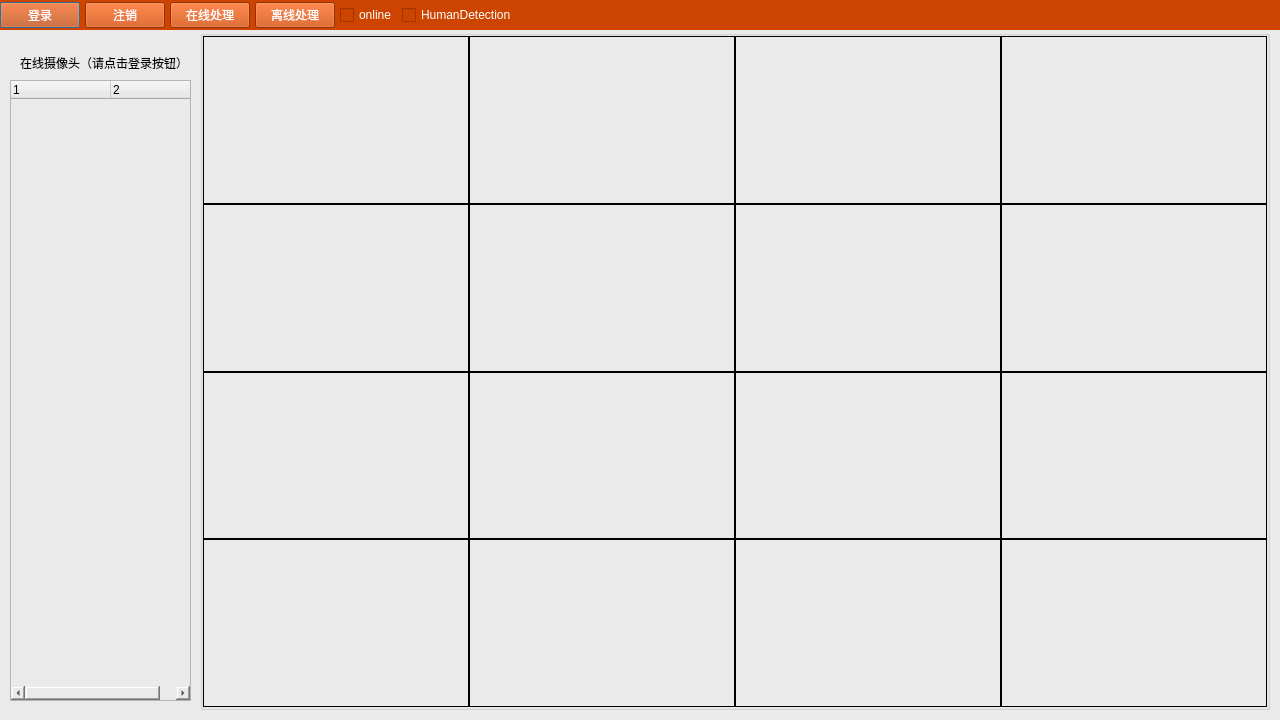
<?xml version="1.0" encoding="UTF-8"?>
<ui version="4.0">
 <class>VisionAlgMain</class>
 <widget class="QDialog" name="VisionAlgMain">
  <property name="geometry">
   <rect>
    <x>0</x>
    <y>0</y>
    <width>1280</width>
    <height>720</height>
   </rect>
  </property>
  <property name="sizePolicy">
   <sizepolicy hsizetype="Preferred" vsizetype="Preferred">
    <horstretch>0</horstretch>
    <verstretch>0</verstretch>
   </sizepolicy>
  </property>
  <property name="minimumSize">
   <size>
    <width>1280</width>
    <height>720</height>
   </size>
  </property>
  <property name="maximumSize">
   <size>
    <width>9999</width>
    <height>9999</height>
   </size>
  </property>
  <property name="windowTitle">
   <string>计算机视觉算法展示平台</string>
  </property>
  <property name="autoFillBackground">
   <bool>false</bool>
  </property>
  <property name="styleSheet">
   <string notr="true">background-color: rgb(85, 85, 255)</string>
  </property>
  <layout class="QHBoxLayout" name="horizontalLayout_2">
   <property name="spacing">
    <number>0</number>
   </property>
   <property name="leftMargin">
    <number>0</number>
   </property>
   <property name="topMargin">
    <number>0</number>
   </property>
   <property name="rightMargin">
    <number>0</number>
   </property>
   <property name="bottomMargin">
    <number>0</number>
   </property>
   <item>
    <widget class="QWidget" name="widget_show" native="true">
     <property name="sizePolicy">
      <sizepolicy hsizetype="Preferred" vsizetype="Preferred">
       <horstretch>0</horstretch>
       <verstretch>0</verstretch>
      </sizepolicy>
     </property>
     <property name="minimumSize">
      <size>
       <width>1216</width>
       <height>720</height>
      </size>
     </property>
     <property name="maximumSize">
      <size>
       <width>9999</width>
       <height>9999</height>
      </size>
     </property>
     <property name="styleSheet">
      <string notr="true">background-color:#EAEAEA;</string>
     </property>
     <layout class="QVBoxLayout" name="verticalLayout_3">
      <property name="spacing">
       <number>0</number>
      </property>
      <property name="leftMargin">
       <number>0</number>
      </property>
      <property name="topMargin">
       <number>0</number>
      </property>
      <property name="rightMargin">
       <number>0</number>
      </property>
      <property name="bottomMargin">
       <number>0</number>
      </property>
      <item>
       <widget class="QWidget" name="widget_alg" native="true">
        <property name="sizePolicy">
         <sizepolicy hsizetype="Preferred" vsizetype="Fixed">
          <horstretch>0</horstretch>
          <verstretch>0</verstretch>
         </sizepolicy>
        </property>
        <property name="minimumSize">
         <size>
          <width>1216</width>
          <height>30</height>
         </size>
        </property>
        <property name="maximumSize">
         <size>
          <width>9999</width>
          <height>30</height>
         </size>
        </property>
        <property name="styleSheet">
         <string notr="true">background-color:rgb(204, 68, 0);color:white;</string>
        </property>
        <layout class="QHBoxLayout" name="horizontalLayout_3">
         <property name="spacing">
          <number>5</number>
         </property>
         <property name="leftMargin">
          <number>0</number>
         </property>
         <property name="topMargin">
          <number>0</number>
         </property>
         <property name="rightMargin">
          <number>0</number>
         </property>
         <property name="bottomMargin">
          <number>0</number>
         </property>
         <item>
          <widget class="QPushButton" name="btn_login">
           <property name="styleSheet">
            <string notr="true">color:white</string>
           </property>
           <property name="text">
            <string>登录</string>
           </property>
          </widget>
         </item>
         <item>
          <widget class="QPushButton" name="btn_logout">
           <property name="styleSheet">
            <string notr="true">color:white</string>
           </property>
           <property name="text">
            <string>注销</string>
           </property>
          </widget>
         </item>
         <item>
          <widget class="QPushButton" name="btn_online">
           <property name="styleSheet">
            <string notr="true">color:white</string>
           </property>
           <property name="text">
            <string>在线处理</string>
           </property>
          </widget>
         </item>
         <item>
          <widget class="QPushButton" name="btn_offline">
           <property name="styleSheet">
            <string notr="true">color:white</string>
           </property>
           <property name="text">
            <string>离线处理</string>
           </property>
          </widget>
         </item>
         <item>
          <widget class="QCheckBox" name="checkBox_online">
           <property name="text">
            <string>online</string>
           </property>
          </widget>
         </item>
         <item>
          <widget class="QCheckBox" name="checkBox_HumanDetection">
           <property name="text">
            <string>HumanDetection</string>
           </property>
          </widget>
         </item>
         <item>
          <widget class="QLabel" name="label_HCNetSDK">
           <property name="sizePolicy">
            <sizepolicy hsizetype="Expanding" vsizetype="Fixed">
             <horstretch>0</horstretch>
             <verstretch>0</verstretch>
            </sizepolicy>
           </property>
           <property name="styleSheet">
            <string notr="true">color:white;</string>
           </property>
           <property name="text">
            <string/>
           </property>
          </widget>
         </item>
        </layout>
       </widget>
      </item>
      <item>
       <widget class="QWidget" name="widget_main" native="true">
        <property name="sizePolicy">
         <sizepolicy hsizetype="Preferred" vsizetype="Preferred">
          <horstretch>0</horstretch>
          <verstretch>0</verstretch>
         </sizepolicy>
        </property>
        <property name="minimumSize">
         <size>
          <width>1200</width>
          <height>640</height>
         </size>
        </property>
        <property name="maximumSize">
         <size>
          <width>9999</width>
          <height>9999</height>
         </size>
        </property>
        <property name="styleSheet">
         <string notr="true">font:9pt &quot;微软雅黑&quot;;</string>
        </property>
        <layout class="QHBoxLayout" name="horizontalLayout">
         <property name="spacing">
          <number>0</number>
         </property>
         <property name="leftMargin">
          <number>0</number>
         </property>
         <property name="topMargin">
          <number>0</number>
         </property>
         <property name="rightMargin">
          <number>10</number>
         </property>
         <property name="bottomMargin">
          <number>10</number>
         </property>
         <item>
          <widget class="QWidget" name="widget_camera" native="true">
           <property name="sizePolicy">
            <sizepolicy hsizetype="Fixed" vsizetype="Preferred">
             <horstretch>0</horstretch>
             <verstretch>0</verstretch>
            </sizepolicy>
           </property>
           <property name="minimumSize">
            <size>
             <width>200</width>
             <height>600</height>
            </size>
           </property>
           <property name="maximumSize">
            <size>
             <width>200</width>
             <height>700</height>
            </size>
           </property>
           <widget class="QLabel" name="labMessage">
            <property name="geometry">
             <rect>
              <x>9</x>
              <y>653</y>
              <width>16</width>
              <height>18</height>
             </rect>
            </property>
            <property name="text">
             <string/>
            </property>
           </widget>
           <widget class="QLabel" name="label">
            <property name="geometry">
             <rect>
              <x>20</x>
              <y>20</y>
              <width>168</width>
              <height>26</height>
             </rect>
            </property>
            <property name="styleSheet">
             <string notr="true">color:black</string>
            </property>
            <property name="text">
             <string>在线摄像头（请点击登录按钮）</string>
            </property>
           </widget>
           <widget class="QTreeWidget" name="DVRsets_treeView">
            <property name="geometry">
             <rect>
              <x>10</x>
              <y>50</y>
              <width>181</width>
              <height>621</height>
             </rect>
            </property>
            <property name="columnCount">
             <number>2</number>
            </property>
            <column>
             <property name="text">
              <string notr="true">1</string>
             </property>
            </column>
            <column>
             <property name="text">
              <string notr="true">2</string>
             </property>
            </column>
           </widget>
          </widget>
         </item>
         <item>
          <widget class="QGroupBox" name="gBoxMain">
           <property name="minimumSize">
            <size>
             <width>960</width>
             <height>600</height>
            </size>
           </property>
           <property name="maximumSize">
            <size>
             <width>9999</width>
             <height>9999</height>
            </size>
           </property>
           <property name="styleSheet">
            <string notr="true"/>
           </property>
           <property name="title">
            <string/>
           </property>
           <layout class="QVBoxLayout" name="verticalLayout_4">
            <property name="spacing">
             <number>0</number>
            </property>
            <property name="leftMargin">
             <number>0</number>
            </property>
            <property name="topMargin">
             <number>0</number>
            </property>
            <property name="rightMargin">
             <number>0</number>
            </property>
            <property name="bottomMargin">
             <number>0</number>
            </property>
            <item>
             <layout class="QHBoxLayout" name="lay1">
              <property name="spacing">
               <number>0</number>
              </property>
              <item>
               <widget class="QLabel" name="labVideo1">
                <property name="sizePolicy">
                 <sizepolicy hsizetype="Preferred" vsizetype="Expanding">
                  <horstretch>0</horstretch>
                  <verstretch>0</verstretch>
                 </sizepolicy>
                </property>
                <property name="focusPolicy">
                 <enum>Qt::StrongFocus</enum>
                </property>
                <property name="styleSheet">
                 <string notr="true">color:black</string>
                </property>
                <property name="frameShape">
                 <enum>QFrame::Panel</enum>
                </property>
                <property name="text">
                 <string/>
                </property>
                <property name="alignment">
                 <set>Qt::AlignCenter</set>
                </property>
               </widget>
              </item>
              <item>
               <widget class="QLabel" name="labVideo2">
                <property name="sizePolicy">
                 <sizepolicy hsizetype="Preferred" vsizetype="Expanding">
                  <horstretch>0</horstretch>
                  <verstretch>0</verstretch>
                 </sizepolicy>
                </property>
                <property name="focusPolicy">
                 <enum>Qt::StrongFocus</enum>
                </property>
                <property name="styleSheet">
                 <string notr="true">color:black</string>
                </property>
                <property name="frameShape">
                 <enum>QFrame::Panel</enum>
                </property>
                <property name="text">
                 <string/>
                </property>
                <property name="alignment">
                 <set>Qt::AlignCenter</set>
                </property>
               </widget>
              </item>
              <item>
               <widget class="QLabel" name="labVideo3">
                <property name="sizePolicy">
                 <sizepolicy hsizetype="Preferred" vsizetype="Expanding">
                  <horstretch>0</horstretch>
                  <verstretch>0</verstretch>
                 </sizepolicy>
                </property>
                <property name="focusPolicy">
                 <enum>Qt::StrongFocus</enum>
                </property>
                <property name="styleSheet">
                 <string notr="true">color:black</string>
                </property>
                <property name="frameShape">
                 <enum>QFrame::Panel</enum>
                </property>
                <property name="text">
                 <string/>
                </property>
                <property name="alignment">
                 <set>Qt::AlignCenter</set>
                </property>
               </widget>
              </item>
              <item>
               <widget class="QLabel" name="labVideo4">
                <property name="sizePolicy">
                 <sizepolicy hsizetype="Preferred" vsizetype="Expanding">
                  <horstretch>0</horstretch>
                  <verstretch>0</verstretch>
                 </sizepolicy>
                </property>
                <property name="focusPolicy">
                 <enum>Qt::StrongFocus</enum>
                </property>
                <property name="styleSheet">
                 <string notr="true">color:black</string>
                </property>
                <property name="frameShape">
                 <enum>QFrame::Panel</enum>
                </property>
                <property name="text">
                 <string/>
                </property>
                <property name="alignment">
                 <set>Qt::AlignCenter</set>
                </property>
               </widget>
              </item>
             </layout>
            </item>
            <item>
             <layout class="QHBoxLayout" name="lay2">
              <property name="spacing">
               <number>0</number>
              </property>
              <item>
               <widget class="QLabel" name="labVideo5">
                <property name="sizePolicy">
                 <sizepolicy hsizetype="Preferred" vsizetype="Expanding">
                  <horstretch>0</horstretch>
                  <verstretch>0</verstretch>
                 </sizepolicy>
                </property>
                <property name="focusPolicy">
                 <enum>Qt::StrongFocus</enum>
                </property>
                <property name="styleSheet">
                 <string notr="true">color:black</string>
                </property>
                <property name="frameShape">
                 <enum>QFrame::Panel</enum>
                </property>
                <property name="text">
                 <string/>
                </property>
                <property name="alignment">
                 <set>Qt::AlignCenter</set>
                </property>
               </widget>
              </item>
              <item>
               <widget class="QLabel" name="labVideo6">
                <property name="sizePolicy">
                 <sizepolicy hsizetype="Preferred" vsizetype="Expanding">
                  <horstretch>0</horstretch>
                  <verstretch>0</verstretch>
                 </sizepolicy>
                </property>
                <property name="focusPolicy">
                 <enum>Qt::StrongFocus</enum>
                </property>
                <property name="styleSheet">
                 <string notr="true">color:black</string>
                </property>
                <property name="frameShape">
                 <enum>QFrame::Panel</enum>
                </property>
                <property name="text">
                 <string/>
                </property>
                <property name="alignment">
                 <set>Qt::AlignCenter</set>
                </property>
               </widget>
              </item>
              <item>
               <widget class="QLabel" name="labVideo7">
                <property name="sizePolicy">
                 <sizepolicy hsizetype="Preferred" vsizetype="Expanding">
                  <horstretch>0</horstretch>
                  <verstretch>0</verstretch>
                 </sizepolicy>
                </property>
                <property name="focusPolicy">
                 <enum>Qt::StrongFocus</enum>
                </property>
                <property name="styleSheet">
                 <string notr="true">color:black</string>
                </property>
                <property name="frameShape">
                 <enum>QFrame::Panel</enum>
                </property>
                <property name="text">
                 <string/>
                </property>
                <property name="alignment">
                 <set>Qt::AlignCenter</set>
                </property>
               </widget>
              </item>
              <item>
               <widget class="QLabel" name="labVideo8">
                <property name="sizePolicy">
                 <sizepolicy hsizetype="Preferred" vsizetype="Expanding">
                  <horstretch>0</horstretch>
                  <verstretch>0</verstretch>
                 </sizepolicy>
                </property>
                <property name="focusPolicy">
                 <enum>Qt::StrongFocus</enum>
                </property>
                <property name="styleSheet">
                 <string notr="true">color:black</string>
                </property>
                <property name="frameShape">
                 <enum>QFrame::Panel</enum>
                </property>
                <property name="text">
                 <string/>
                </property>
                <property name="alignment">
                 <set>Qt::AlignCenter</set>
                </property>
               </widget>
              </item>
             </layout>
            </item>
            <item>
             <layout class="QHBoxLayout" name="lay3">
              <property name="spacing">
               <number>0</number>
              </property>
              <item>
               <widget class="QLabel" name="labVideo9">
                <property name="sizePolicy">
                 <sizepolicy hsizetype="Preferred" vsizetype="Expanding">
                  <horstretch>0</horstretch>
                  <verstretch>0</verstretch>
                 </sizepolicy>
                </property>
                <property name="focusPolicy">
                 <enum>Qt::StrongFocus</enum>
                </property>
                <property name="styleSheet">
                 <string notr="true">color:black</string>
                </property>
                <property name="frameShape">
                 <enum>QFrame::Panel</enum>
                </property>
                <property name="text">
                 <string/>
                </property>
                <property name="alignment">
                 <set>Qt::AlignCenter</set>
                </property>
               </widget>
              </item>
              <item>
               <widget class="QLabel" name="labVideo10">
                <property name="sizePolicy">
                 <sizepolicy hsizetype="Preferred" vsizetype="Expanding">
                  <horstretch>0</horstretch>
                  <verstretch>0</verstretch>
                 </sizepolicy>
                </property>
                <property name="focusPolicy">
                 <enum>Qt::StrongFocus</enum>
                </property>
                <property name="styleSheet">
                 <string notr="true">color:black</string>
                </property>
                <property name="frameShape">
                 <enum>QFrame::Panel</enum>
                </property>
                <property name="text">
                 <string/>
                </property>
                <property name="alignment">
                 <set>Qt::AlignCenter</set>
                </property>
               </widget>
              </item>
              <item>
               <widget class="QLabel" name="labVideo11">
                <property name="sizePolicy">
                 <sizepolicy hsizetype="Preferred" vsizetype="Expanding">
                  <horstretch>0</horstretch>
                  <verstretch>0</verstretch>
                 </sizepolicy>
                </property>
                <property name="focusPolicy">
                 <enum>Qt::StrongFocus</enum>
                </property>
                <property name="styleSheet">
                 <string notr="true">color:black</string>
                </property>
                <property name="frameShape">
                 <enum>QFrame::Panel</enum>
                </property>
                <property name="text">
                 <string/>
                </property>
                <property name="alignment">
                 <set>Qt::AlignCenter</set>
                </property>
               </widget>
              </item>
              <item>
               <widget class="QLabel" name="labVideo12">
                <property name="sizePolicy">
                 <sizepolicy hsizetype="Preferred" vsizetype="Ignored">
                  <horstretch>0</horstretch>
                  <verstretch>0</verstretch>
                 </sizepolicy>
                </property>
                <property name="focusPolicy">
                 <enum>Qt::StrongFocus</enum>
                </property>
                <property name="styleSheet">
                 <string notr="true">color:black</string>
                </property>
                <property name="frameShape">
                 <enum>QFrame::Panel</enum>
                </property>
                <property name="text">
                 <string/>
                </property>
                <property name="alignment">
                 <set>Qt::AlignCenter</set>
                </property>
               </widget>
              </item>
             </layout>
            </item>
            <item>
             <layout class="QHBoxLayout" name="lay4">
              <property name="spacing">
               <number>0</number>
              </property>
              <item>
               <widget class="QLabel" name="labVideo13">
                <property name="sizePolicy">
                 <sizepolicy hsizetype="Preferred" vsizetype="Expanding">
                  <horstretch>0</horstretch>
                  <verstretch>0</verstretch>
                 </sizepolicy>
                </property>
                <property name="focusPolicy">
                 <enum>Qt::StrongFocus</enum>
                </property>
                <property name="styleSheet">
                 <string notr="true">color:black</string>
                </property>
                <property name="frameShape">
                 <enum>QFrame::Panel</enum>
                </property>
                <property name="text">
                 <string/>
                </property>
                <property name="alignment">
                 <set>Qt::AlignCenter</set>
                </property>
               </widget>
              </item>
              <item>
               <widget class="QLabel" name="labVideo14">
                <property name="sizePolicy">
                 <sizepolicy hsizetype="Preferred" vsizetype="Expanding">
                  <horstretch>0</horstretch>
                  <verstretch>0</verstretch>
                 </sizepolicy>
                </property>
                <property name="focusPolicy">
                 <enum>Qt::StrongFocus</enum>
                </property>
                <property name="styleSheet">
                 <string notr="true">color:black</string>
                </property>
                <property name="frameShape">
                 <enum>QFrame::Panel</enum>
                </property>
                <property name="text">
                 <string/>
                </property>
                <property name="alignment">
                 <set>Qt::AlignCenter</set>
                </property>
               </widget>
              </item>
              <item>
               <widget class="QLabel" name="labVideo15">
                <property name="sizePolicy">
                 <sizepolicy hsizetype="Preferred" vsizetype="Expanding">
                  <horstretch>0</horstretch>
                  <verstretch>0</verstretch>
                 </sizepolicy>
                </property>
                <property name="focusPolicy">
                 <enum>Qt::StrongFocus</enum>
                </property>
                <property name="styleSheet">
                 <string notr="true">color:black</string>
                </property>
                <property name="frameShape">
                 <enum>QFrame::Panel</enum>
                </property>
                <property name="text">
                 <string/>
                </property>
                <property name="alignment">
                 <set>Qt::AlignCenter</set>
                </property>
               </widget>
              </item>
              <item>
               <widget class="QLabel" name="labVideo16">
                <property name="sizePolicy">
                 <sizepolicy hsizetype="Preferred" vsizetype="Expanding">
                  <horstretch>0</horstretch>
                  <verstretch>0</verstretch>
                 </sizepolicy>
                </property>
                <property name="focusPolicy">
                 <enum>Qt::StrongFocus</enum>
                </property>
                <property name="styleSheet">
                 <string notr="true">color:black</string>
                </property>
                <property name="frameShape">
                 <enum>QFrame::Panel</enum>
                </property>
                <property name="text">
                 <string/>
                </property>
                <property name="alignment">
                 <set>Qt::AlignCenter</set>
                </property>
               </widget>
              </item>
             </layout>
            </item>
           </layout>
          </widget>
         </item>
        </layout>
       </widget>
      </item>
     </layout>
    </widget>
   </item>
  </layout>
 </widget>
 <layoutdefault spacing="6" margin="11"/>
 <resources/>
 <connections/>
</ui>
